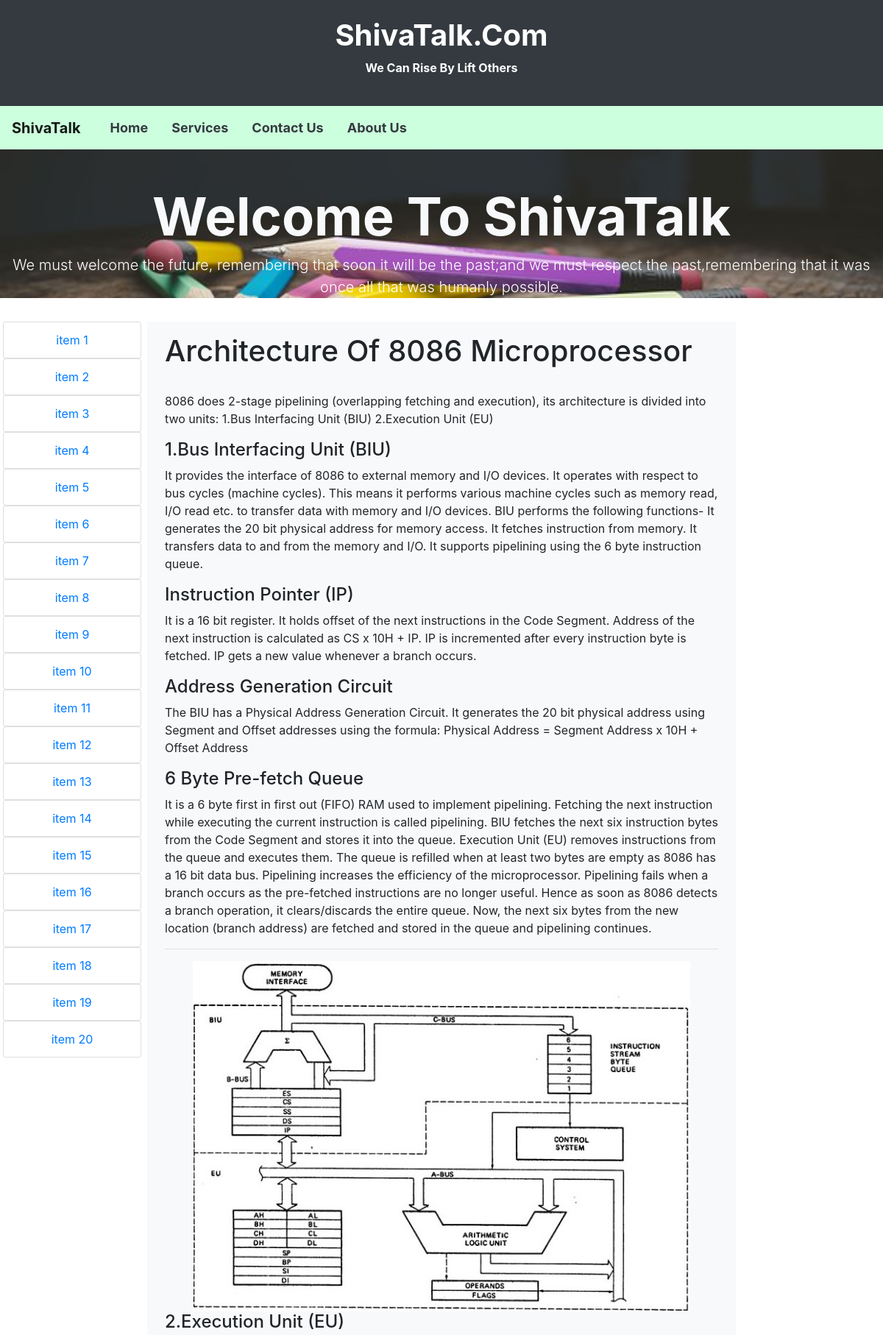
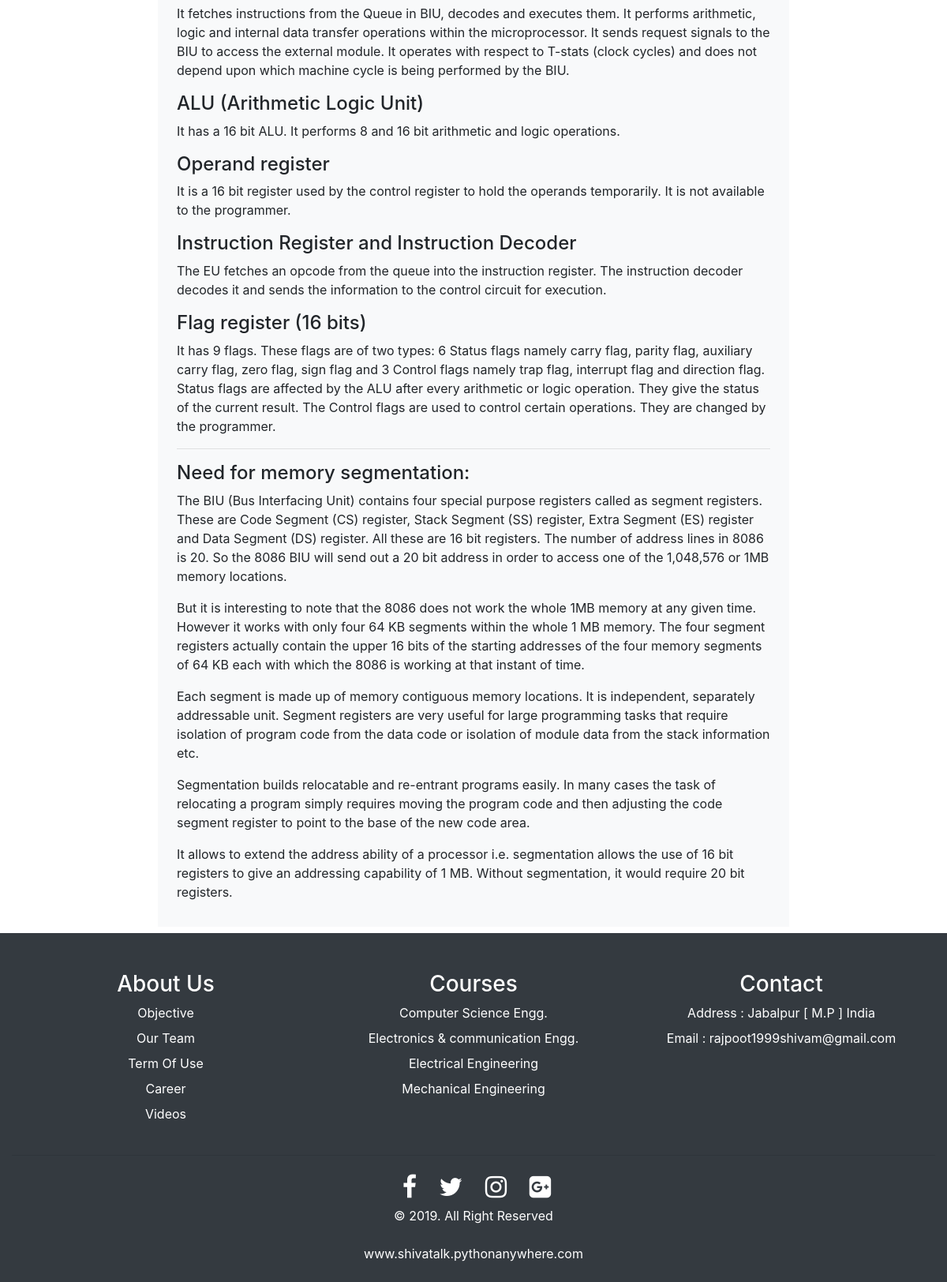
/mp/micro/2, run on the app's committed database (2 pictures, top to bottom).
### microapp/models.py (models this page shows, shortened)
class Microdata(models.Model):
    main_heading = models.CharField(max_length=50, blank=True, null=True)
    heading1 = models.CharField(max_length=50, blank=True, null=True)
    para1 = models.TextField(max_length=1000, blank=True, null=True)
    heading2 = models.CharField(max_length=50, blank=True, null=True)
    para2 = models.TextField(max_length=1000, blank=True, null=True)
    heading3 = models.CharField(max_length=50, blank=True, null=True)
    para3 = models.TextField(max_length=1000, blank=True, null=True)
    heading4 = models.CharField(max_length=50, blank=True, null=True)
    para4 = models.TextField(max_length=1000, blank=True, null=True)
    heading5 = models.CharField(max_length=50, blank=True, null=True)
    para5 = models.TextField(max_length=1000, blank=True, null=True)
    heading6 = models.CharField(max_length=50, blank=True, null=True)
    para6 = models.TextField(max_length=1000, blank=True, null=True)
    heading7 = models.CharField(max_length=50, blank=True, null=True)
    para7 = models.TextField(max_length=1000, blank=True, null=True)
    heading8 = models.CharField(max_length=50, blank=True, null=True)
    para8 = models.TextField(max_length=1000, blank=True, null=True)
    heading9 = models.CharField(max_length=50, blank=True, null=True)
    para9 = models.TextField(max_length=1000, blank=True, null=True)
    heading10 = models.CharField(max_length=50, blank=True, null=True)
    para10 = models.TextField(max_length=1000, blank=True, null=True)
    heading11 = models.CharField(max_length=50, blank=True, null=True)
    para11 = models.TextField(max_length=1000, blank=True, null=True)
    heading12 = models.CharField(max_length=50, blank=True, null=True)
    para12 = models.TextField(max_length=1000, blank=True, null=True)
    heading13 = models.CharField(max_length=50, blank=True, null=True)
    para13 = models.TextField(max_length=1000, blank=True, null=True)
    heading14 = models.CharField(max_length=50, blank=True, null=True)
    para14 = models.TextField(max_length=1000, blank=True, null=True)
    heading15 = models.CharField(max_length=50, blank=True, null=True)
    para15 = models.TextField(max_length=1000, blank=True, null=True)
    footer = models.CharField(max_length=100, blank=True, null=True)

### microapp/views.py (the view)
# urls.py: path('micro/<int:sid>', views.micro),
def micro(request, sid):
    text = Microdata.objects.filter(id=sid)
    if (sid == 1):
        return render(request, 'microapp/micro_page1.html', {'text': text})
    elif (sid == 2):
        return render(request, 'microapp/micro_page2.html', {'text': text})
    else:
        return render(request, 'microapp/invalid_micro.html', {'text': text})

### templates/microapp/micro_page2.html (shortened to what this page needs)
{% extends "microapp/microbase.html" %}
{% load staticfiles %}
{% block body %}
<div class="col-md-8 px-4 py-3 mx-0 mt-3 bg-light col-12 col-sm-12">
    {% if text.exists %}
    {% for temp in text %}
    <h1>{{ temp.main_heading }}</h1><br>
    <p>{{ temp.para1}}</p>
    <h4>{{ temp.heading2}}</h4>
    <p>{{ temp.para2}}</P>
    <h4>{{ temp.heading3}}</h4>
    <p>{{ temp.para3}}</p>
    <h4>{{ temp.heading4}}</h4>
    <p>{{ temp.para4}}</p>
    <h4>{{ temp.heading5}}</h4>
    <p>{{ temp.para5}}</p>
    <hr>
    <div><img style="margin-left:5%;" src="{% static 'images/mp8086.jpg'%}" height="auto" width="90%"></div>
    <h4>{{ temp.heading6}}</h4>
    <p>{{ temp.para6}}</p>
    <h4>{{ temp.heading7}}</h4>
    <p>{{ temp.para7}}</p>
    <h4>{{ temp.heading8}}</h4>
    <p>{{ temp.para8}}</p>
    <h4>{{ temp.heading9}}</h4>
    <p>{{ temp.para9}}</p>
    <h4>{{ temp.heading10}}</h4>
    <p>{{ temp.para10}}</p>
    <hr>
    <h4>{{ temp.heading11}}</h4>
    <p>{{ temp.para11}}</p>
    <p>{{ temp.para12}}</p>
    <p>{{ temp.para13}}</p>
    <p>{{ temp.para14}}</p>
    <p>{{ temp.para15}}</p>
    {%endfor %}
    {% else %}
    <h1>Invalid request Please enter valid id </h1>
    {% endif %}
</div>
{% endblock %}

### static/css/testing.css (style rules this page uses)
* { magin:0px;padding:0px }

### data on the page
Microdata: main_heading "Architecture Of 8086 Microprocessor", para1 "8086 does 2-stage pipelining (overlapping fetching and execution), its architecture is divided into two units: 1.Bus Interfacing Unit (BIU) 2.Execution Unit (EU)", heading2 "1.Bus Interfacing Unit (BIU)", para2 "It provides the interface of 8086 to external memory and I/O devices. It operates with respect to bus cycles (machine cycles). This means it performs various machine cycles such as memory read, I/O read etc. to transfer data with memory and I/O devices. BIU performs the following functions- It generates the 20 bit physical address for memory access. It fetches instruction from memory. It transfers data to and from the memory and I/O. It supports pipelining using the 6 byte instruction queue.", heading3 "Instruction Pointer (IP)", para3 "It is a 16 bit register. It holds offset of the next instructions in the Code Segment. Address of the next instruction is calculated as CS x 10H + IP. IP is incremented after every instruction byte is fetched. IP gets a new value whenever a branch occurs.", heading4 "Address Generation Circuit", para4 "The BIU has a Physical Address Generation Circuit. It generates the 20 bit physical address using Segment and Offset addresses using the formula: Physical Address = Segment Address x 10H + Offset Address", heading5 "6 Byte Pre-fetch Queue", para5 "It is a 6 byte first in first out (FIFO) RAM used to implement pipelining. Fetching the next instruction while executing the current instruction is called pipelining. BIU fetches the next six instruction bytes from the Code Segment and stores it into the queue. Execution Unit (EU) removes instructions from the queue and executes them. The queue is refilled when at least two bytes are empty as 8086 has a 16 bit data bus. Pipelining increases the efficiency of the microprocessor. Pipelining fails when a branch occurs as the pre-fetched instructions are no longer useful. Hence as soon as 8086 detects a branch operation, it clears/discards the entire queue. Now, the next six bytes from the new…", heading6 "2.Execution Unit (EU)", para6 "It fetches instructions from the Queue in BIU, decodes and executes them. It performs arithmetic, logic and internal data transfer operations within the microprocessor. It sends request signals to the BIU to access the external module. It operates with respect to T-stats (clock cycles) and does not depend upon which machine cycle is being performed by the BIU.", heading7 "ALU (Arithmetic Logic Unit)", para7 "It has a 16 bit ALU. It performs 8 and 16 bit arithmetic and logic operations.", heading8 "Operand register", para8 "It is a 16 bit register used by the control register to hold the operands temporarily. It is not available to the programmer.", heading9 "Instruction Register and Instruction Decoder", para9 "The EU fetches an opcode from the queue into the instruction register. The instruction decoder decodes it and sends the information to the control circuit for execution.", heading10 "Flag register (16 bits)", para10 "It has 9 flags. These flags are of two types: 6 Status flags namely carry flag, parity flag, auxiliary carry flag, zero flag, sign flag and 3 Control flags namely trap flag, interrupt flag and direction flag. Status flags are affected by the ALU after every arithmetic or logic operation. They give the status of the current result. The Control flags are used to control certain operations. They are changed by the programmer.", heading11 "Need for memory segmentation:", para11 "The BIU (Bus Interfacing Unit) contains four special purpose registers called as segment registers. These are Code Segment (CS) register, Stack Segment (SS) register, Extra Segment (ES) register and Data Segment (DS) register. All these are 16 bit registers. The number of address lines in 8086 is 20. So the 8086 BIU will send out a 20 bit address in order to access one of the 1,048,576 or 1MB memory locations.", para12 "But it is interesting to note that the 8086 does not work the whole 1MB memory at any given time. However it works with only four 64 KB segments within the whole 1 MB memory. The four segment registers actually contain the upper 16 bits of the starting addresses of the four memory segments of 64 KB each with which the 8086 is working at that instant of time.", para13 "Each segment is made up of memory contiguous memory locations. It is independent, separately addressable unit. Segment registers are very useful for large programming tasks that require isolation of program code from the data code or isolation of module data from the stack information etc.", para14 "Segmentation builds relocatable and re-entrant programs easily. In many cases the task of relocating a program simply requires moving the program code and then adjusting the code segment register to point to the base of the new code area.", para15 "It allows to extend the address ability of a processor i.e. segmentation allows the use of 16 bit registers to give an addressing capability of 1 MB. Without segmentation, it would require 20 bit registers."
